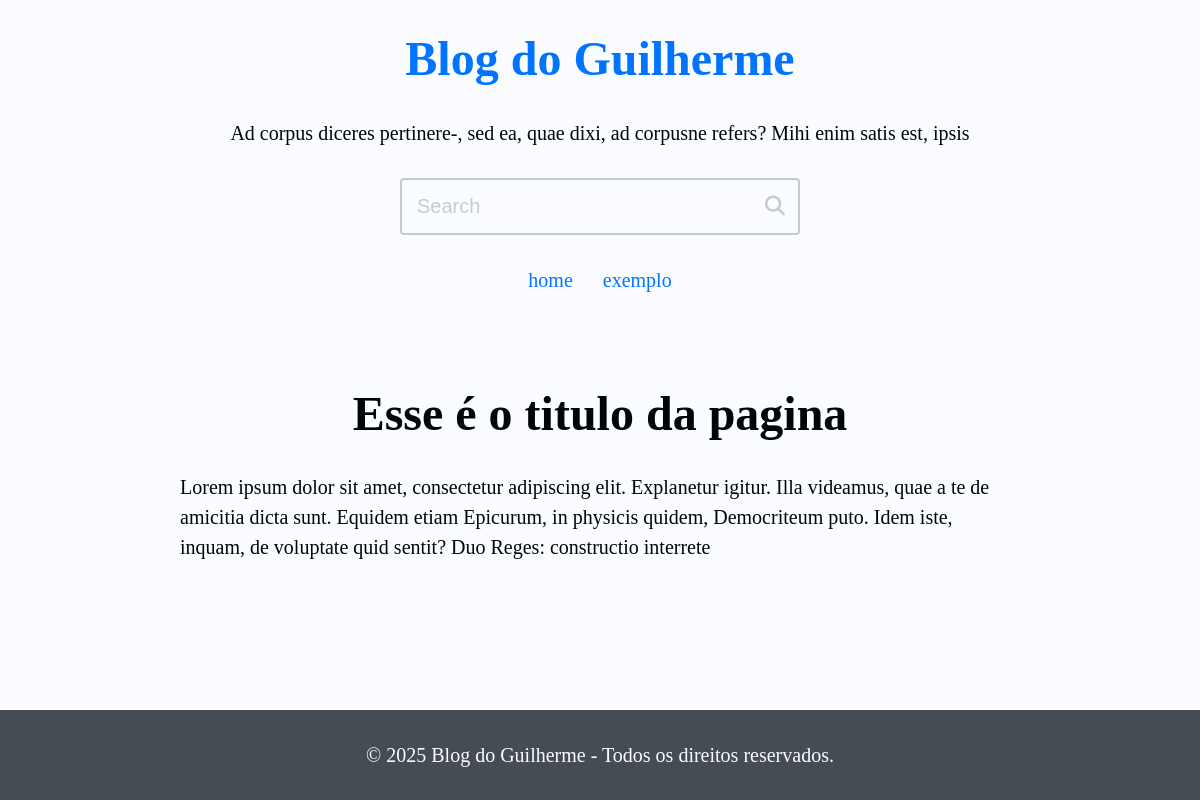
/page/esse-e-o-titulo-da-pagina-k8z5/, run on an earlier commit of the app's database.
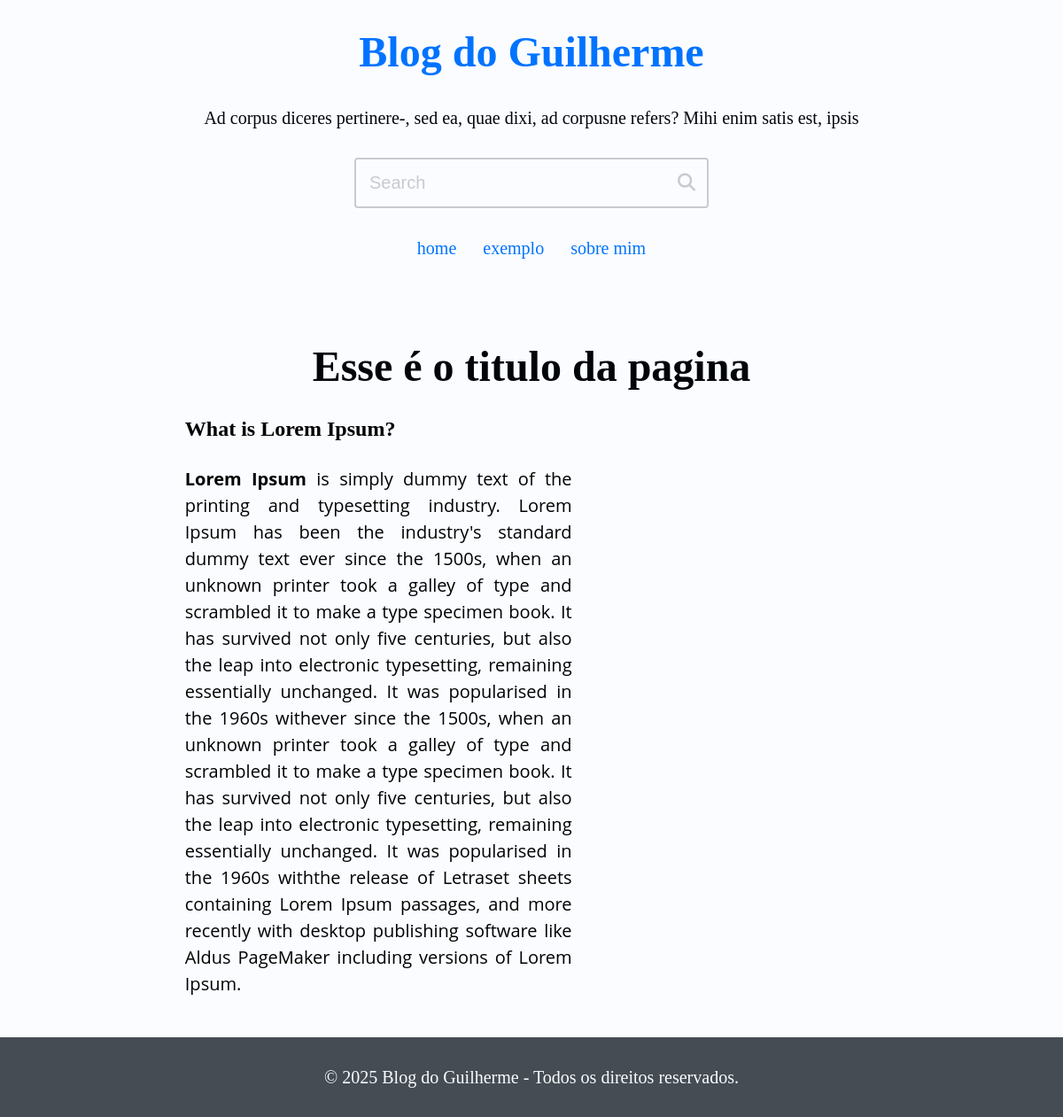
And on a later commit of the database.
### site_setup/models.py (models this page shows, shortened)
class SiteSetup(models.Model):
    class Meta:
        verbose_name = 'Setup'
        verbose_name_plural = 'Setup'
    title = models.CharField(max_length=65)
    description = models.CharField(max_length=255)
    show_header = models.BooleanField(default=True)
    show_search = models.BooleanField(default=True)
    show_menu = models.BooleanField(default=True)
    show_description = models.BooleanField(default=True)
    show_pagination = models.BooleanField(default=True)
    show_footer = models.BooleanField(default=True)
    favicon = models.ImageField(
        upload_to='assets/favicon/%Y/%m',
        blank=True, null=True,
        validators=[validate_png],  # Assuming validate_png is defined in utils/model_validators.py
        )

class MenuLink(models.Model):
    class Meta:
        verbose_name = 'Menu Link'
        verbose_name_plural = 'Menu Links'
    text = models.CharField(max_length=50)
    url_or_path = models.CharField(max_length=2048)
    new_tab = models.BooleanField(default=False)
    site_setup = models.ForeignKey(
        'SiteSetup', on_delete=models.CASCADE, blank=True, null=True,
        default=None, related_name='menu'
    )

### blog/models.py (models this page shows, shortened)
class Page(models.Model):
    class Meta:
        verbose_name = "page"
        verbose_name_plural = "Pages"
    title = models.CharField(max_length=65,)
    slug = models.SlugField(
        unique=True, default="", null=False, blank=True, max_length=255
    )
    is_published = models.BooleanField(
        default=False,
        help_text="This field must be checkerd for the page to be displayed.",
                                       )
    content = models.TextField()

### blog/views.py (the view)
# urls.py: path('page/<slug:slug>/', PageDetailView.as_view(), name='page'),
class PageDetailView(DetailView):
    model = Page
    template_name = 'blog/pages/page.html'
    slug_field = 'slug'
    context_object_name = 'page'
    def get_context_data(self, **kwargs):
        ctx =  super().get_context_data(**kwargs)
        page = self.get_object()
        page_title = f'{page.title} - Pagina - '
        ctx.update({
            'page_title': page_title
        })
        return ctx
    def get_queryset(self) -> QuerySet[Any]:
        return super().get_queryset().filter(is_published=True)

### site_setup/context_processors.py (called while the page is built)
def context_processor_example(request):
    return {
        'example': 'Veio do context processor (example)'
    }

def site_setup(request):
    setup = SiteSetup.objects.order_by('-id').first()
    return {
        'site_setup': setup,
    }

### blog/templates/blog/pages/page.html
{% extends 'blog/base.html' %}
{% block content %}
  <main class="main-content section-wrapper">
    <div class="section-content-narrow">
      <div class="section-gap">
        <h1 class="center">{{ page.title }}</h1>
        {{ page.content | safe }}
      </div>
    </div>
  </main>
{% endblock content %}

### blog/templates/blog/base.html (shortened to what this page needs)
<!DOCTYPE html>
<html lang="pt-BR">
<head>
  {% include 'blog/partials/_head.html' %}
</head>
<body>
  <div class="blog-wrapper">
    {% if site_setup.show_header%}
      {% include 'blog/partials/_header.html' %}
    {% endif %}
    {% block content %}{% endblock content %}
    {% if site_setup.show_footer %}
      {% include 'blog/partials/_footer.html' %}
    {% endif %}
  </div>
</body>
</html>

### blog/templates/blog/partials/_head.html (shortened to what this page needs)
{% load static %}
<link rel="stylesheet" href="{% static 'blog/css/remedy.css' %}">
<link rel="stylesheet" href="{% static 'blog/css/style.css' %}">
<link rel="stylesheet" href="https://cdnjs.cloudflare.com/ajax/libs/font-awesome/6.4.0/css/all.min.css" />

### blog/templates/blog/partials/_header.html (shortened to what this page needs)
<header class="header section-wrapper">
  <div class="section-content-wide">
    <div class="section-gap">
      <h1 class="blog-title center pb-base">
        <a class="blog-link" href="/">{{ site_setup.title }}</a>
      </h1>
      {% if site_setup.show_description %}
            <p class="blog-description pb-base center">{{ site_setup.description }}</p>
      {% endif %}
      {% if site_setup.show_search %}
        <div class="search pb-base center">
          <form class="search-form" action="{% url "blog:search" %}" method="get">
            <div class="search-content">
              <input
                class="search-input"
                type="search"
                name="search"
                id="search-input"
                placeholder="Search"
                value="{{ search_value }}"
                required
              >
              <button class="search-btn" type="submit" aria-labelledby="search-label">
                <i class="fa fa-search"></i>
              </button>
            </div>
          </form>
        </div>
      {% endif %}
      {% if site_setup.show_menu %}
        <nav class="menu">
          <ul class="menu-items">
            {% for link in site_setup.menu.all %}
              <li class="menu-item">
                {% if link.new_tab %}
                  <a target="_blank" class="menu-link" href="{{ link.url_or_path }}">
                    {{ link.text }}
                  </a>
              {% else %}
                  <a class="menu-link" href="{{ link.url_or_path }}">
                    {{ link.text }}
                  </a>
                {% endif %}
              </li>
            {% endfor %}
          </ul>
        </nav>
      {% endif %}
    </div>
  </div>
</header>

### blog/templates/blog/partials/_footer.html (shortened to what this page needs)
<footer class="footer section-wrapper mt-base ">
  <div class="section-content-wide">
    <div class="section-gap">
      <div class="center">
        <a href="#"> © {% now "Y" %} {{ site_setup.title }} - Todos os direitos reservados. </a>
      </div>
    </div>
  </div>
</footer>

### blog/static/blog/css/remedy.css (style rules this page uses)
html { line-sizing: normal; }
body { margin: 0; }
h1 { font-size: 2rem; }
h2 { font-size: 1.5rem; }
h1 { margin: 0.67em 0; }
article, aside, details, figcaption, figure, footer, header, hgroup, main, nav, section { display: block; }

What changed in the data, as far as the page shows it:
added MenuLink: text "sobre mim"
changed Page "Esse é o titulo da pagina": content "Lorem ipsum dolor sit amet, consectetur adipiscing elit. Explanetur igitur. Illa videamus, quae a te de amicitia dicta sunt. Equidem etiam Epicurum, in physicis quidem, Democriteum puto. Idem iste, inquam, de voluptate quid sentit? Duo Reges: constructio interrete" → "What is Lorem Ipsum? Lorem Ipsum is simply dummy text of the printing and typesetting industry. Lorem Ipsum has been the industry's standard dummy text ever since the 1500s, when an unknown printer took a galley of type and scrambled it to make a type specimen book. It has survived not only five centuries, but also the leap into electronic typesetting, remaining essentially unchanged. It was popularised in the 1960s withever since the 1500s, when an unknown printer took a galley of type and scrambled it to make a type specimen book. It has survived not only five centuries, but also the leap into electronic typesetting, remaining essentially unchanged. It was popularised in the 1960s withthe…"
